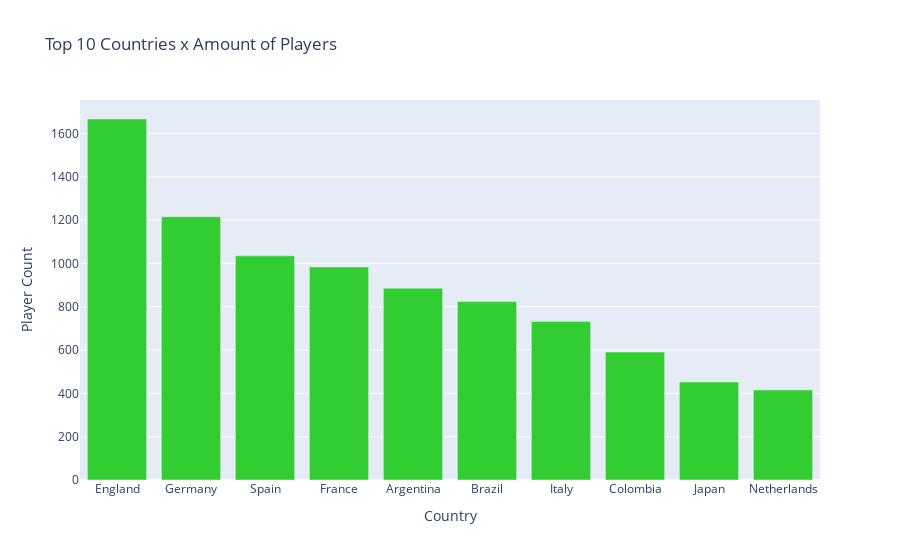

Notebook code for this chart:
### Code cell
fig = px.bar(top_10_countries, color_discrete_sequence=['limegreen'], labels={'nationality': "Country", 'value': 'Player Count'}, title='Top 10 Countries x Amount of Players')
fig.update_layout(showlegend=False)
fig.show()

### Figure 1 — Plotly figure (JSON) as saved in the notebook; plotly's stock layout.template omitted (floating-point values rounded to 4 significant figures)
{"data": [{"alignmentgroup": "True", "hovertemplate": "variable=name<br>Country=%{x}<br>Player Count=%{y}<extra></extra>", "legendgroup": "name", "marker": {"color": "limegreen", "pattern": {"shape": ""}}, "name": "name", "offsetgroup": "name", "orientation": "v", "showlegend": true, "textposition": "auto", "type": "bar", "x": ["England", "Germany", "Spain", "France", "Argentina", "Brazil", "Italy", "Colombia", "Japan", "Netherlands"], "xaxis": "x", "y": [1667, 1216, 1035, 984, 886, 824, 732, 591, 453, 416], "yaxis": "y"}], "layout": {"barmode": "relative", "legend": {"title": {"text": "variable"}, "tracegroupgap": 0}, "showlegend": false, "title": {"text": "Top 10 Countries x Amount of Players"}, "xaxis": {"anchor": "y", "domain": [0, 1], "title": {"text": "Country"}}, "yaxis": {"anchor": "x", "domain": [0, 1], "title": {"text": "Player Count"}}}}
